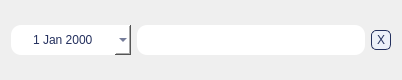
<?xml version="1.0" encoding="UTF-8"?>
<ui version="4.0">
 <class>WithReplsField</class>
 <widget class="QWidget" name="WithReplsField">
  <property name="geometry">
   <rect>
    <x>0</x>
    <y>0</y>
    <width>402</width>
    <height>80</height>
   </rect>
  </property>
  <property name="windowTitle">
   <string>Form</string>
  </property>
  <layout class="QHBoxLayout" name="horizontalLayout_2">
   <item>
    <layout class="QHBoxLayout" name="horizontalLayout">
     <item>
      <widget class="QDateEdit" name="dateEdit">
       <property name="minimumSize">
        <size>
         <width>120</width>
         <height>30</height>
        </size>
       </property>
       <property name="styleSheet">
        <string notr="true">* {
border-radius: 10px;
background-color: #FFF;
color: rgb(36, 48, 94);
}

QCalendarWidget QToolButton::menu-indicator {
    image: none; 
}</string>
       </property>
       <property name="alignment">
        <set>Qt::AlignCenter</set>
       </property>
       <property name="calendarPopup">
        <bool>true</bool>
       </property>
      </widget>
     </item>
     <item>
      <widget class="QLineEdit" name="lineEdit">
       <property name="minimumSize">
        <size>
         <width>130</width>
         <height>30</height>
        </size>
       </property>
       <property name="maximumSize">
        <size>
         <width>16777215</width>
         <height>30</height>
        </size>
       </property>
       <property name="styleSheet">
        <string notr="true">* {
border-radius: 10px;
background-color: #FFF;
color: rgb(36, 48, 94);
padding: 8px;
}</string>
       </property>
       <property name="alignment">
        <set>Qt::AlignRight|Qt::AlignTrailing|Qt::AlignVCenter</set>
       </property>
      </widget>
     </item>
     <item>
      <widget class="QPushButton" name="pushButton">
       <property name="minimumSize">
        <size>
         <width>20</width>
         <height>20</height>
        </size>
       </property>
       <property name="maximumSize">
        <size>
         <width>20</width>
         <height>20</height>
        </size>
       </property>
       <property name="styleSheet">
        <string notr="true">* {
border: 1px solid rgb(36, 48, 94);
border-radius: 5px;
background-color: rgb(236, 240, 249);
color: rgb(36, 48, 94);
}</string>
       </property>
       <property name="text">
        <string>X</string>
       </property>
      </widget>
     </item>
    </layout>
   </item>
  </layout>
 </widget>
 <resources/>
 <connections/>
</ui>
